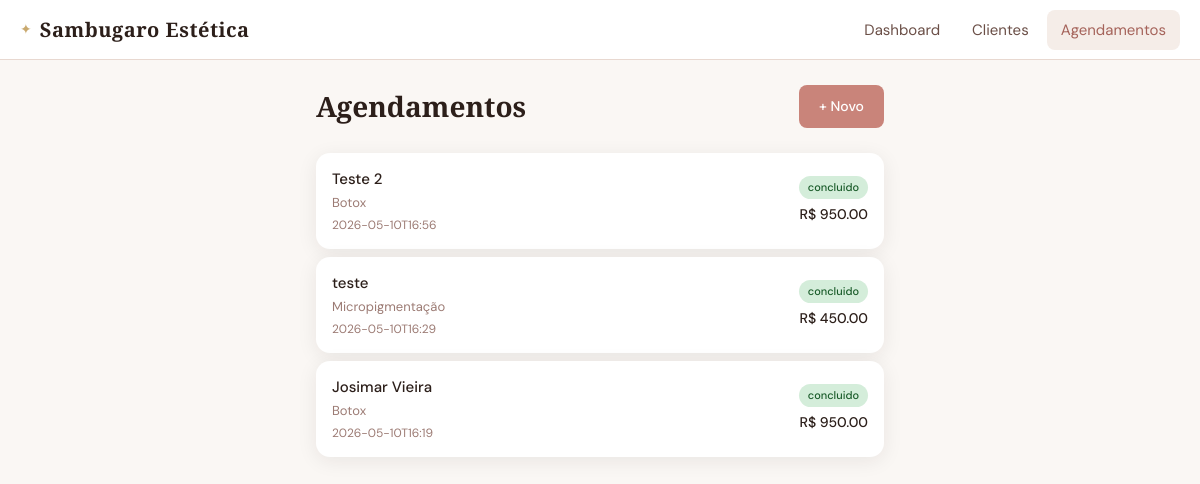
The page /agendamentos on the database its author committed.
### tables this page shows
CREATE TABLE agendamentos (
            id INTEGER PRIMARY KEY AUTOINCREMENT,
            cliente_id INTEGER NOT NULL,
            procedimento_id INTEGER NOT NULL,
            data_hora TEXT NOT NULL,
            status TEXT DEFAULT 'agendado',
            preco_original REAL,
            desconto_aplicado REAL DEFAULT 0.0,
            preco_final REAL,
            observacoes TEXT,
            FOREIGN KEY (cliente_id) REFERENCES clientes(id),
            FOREIGN KEY (procedimento_id) REFERENCES procedimentos(id)
        );

CREATE TABLE clientes (
            id INTEGER PRIMARY KEY AUTOINCREMENT,
            nome TEXT NOT NULL,
            telefone TEXT,
            email TEXT,
            data_nascimento TEXT,
            data_cadastro TEXT DEFAULT CURRENT_TIMESTAMP,
            total_visitas INTEGER DEFAULT 0,
            desconto_atual REAL DEFAULT 0.0
        );

CREATE TABLE procedimentos (
            id INTEGER PRIMARY KEY AUTOINCREMENT,
            nome TEXT NOT NULL,
            descricao TEXT,
            preco REAL NOT NULL,
            duracao_min INTEGER
        );

### app.py (the view)
@app.route("/agendamentos")
def agendamentos():
    conn = get_conn()
    lista = conn.execute("""
        SELECT a.*, cl.nome as cliente_nome, cl.desconto_atual,
               p.nome as proc_nome, p.preco as proc_preco
        FROM agendamentos a
        JOIN clientes cl ON a.cliente_id = cl.id
        JOIN procedimentos p ON a.procedimento_id = p.id
        ORDER BY a.data_hora DESC
    """).fetchall()
    conn.close()
    return render_template("agendamentos.html", agendamentos=lista)

### database.py (called while the page is built)
def get_conn():
    conn = sqlite3.connect(DB_PATH)
    conn.row_factory = sqlite3.Row
    return conn

### templates/agendamentos.html (shortened to what this page needs)
{% extends "base.html" %}
{% block content %}
<div class="page-header">
    <h1 class="page-title">Agendamentos</h1>
    <a href="/agendamentos/novo" class="btn btn-primary">+ Novo</a>
</div>
{% if agendamentos %}
<div class="card-list">
    {% for ag in agendamentos %}
    <div class="list-card list-card--agendamento">
        <div class="list-card-main">
            <span class="list-name">{{ ag.cliente_nome }}</span>
            <span class="list-proc">{{ ag.proc_nome }}</span>
            <span class="list-date">{{ ag.data_hora[:16] }}</span>
        </div>
        <div class="list-card-side">
            <span class="badge badge-{{ ag.status }}">{{ ag.status }}</span>
            {% if ag.preco_final %}
            <span class="list-price">
                R$ {{ "%.2f"|format(ag.preco_final) }}
            </span>
            {% endif %}
        </div>
    </div>
    {% endfor %}
</div>
{% else %}
<div class="empty-state">
    <p>Nenhum agendamento ainda.</p>
    <a href="/agendamentos/novo" class="btn btn-outline">Criar agendamento</a>
</div>
{% endif %}
{% endblock %}

### static/css/style.css (style rules this page uses)
:root { --rose: #c9847a; --rose-deep: #a5635a; --gold: #c9a96e; --cream: #faf7f4; --warm-100: #f5ede8; --warm-200: #e8d8d0; --warm-300: #d4bdb4; --text: #2c1f1a; --text-mid: #6b4f47; --text-soft: #9c7b74; --white: #ffffff; --radius: 14px; --radius-sm: 8px; --shadow: 0 4px 20px rgba(44,31,26,0.08); --shadow-lg: 0 8px 40px rgba(44,31,26,0.14); }
*, *::before, *::after { box-sizing: border-box; margin: 0; padding: 0; }
body { font-family: 'DM Sans', sans-serif; background: var(--cream); color: var(--text); min-height: 100vh; font-size: 15px; line-height: 1.6; }
.page-header { display: flex; align-items: center; justify-content: space-between; margin-bottom: 24px; gap: 12px; }
.page-title { font-family: 'Cormorant Garamond', serif; font-size: 28px; font-weight: 600; color: var(--text); flex: 1; }
.btn { display: inline-flex; align-items: center; gap: 6px; padding: 10px 20px; border-radius: var(--radius-sm); font-family: 'DM Sans', sans-serif; font-size: 14px; font-weight: 500; cursor: pointer; text-decoration: none; border: none; transition: all 0.2s; white-space: nowrap; }
.btn-primary { background: var(--rose); color: var(--white); }
.card-list { display: flex; flex-direction: column; gap: 8px; margin-bottom: 24px; }
.list-card { background: var(--white); border-radius: var(--radius); padding: 14px 16px; display: flex; align-items: center; gap: 12px; box-shadow: var(--shadow); transition: box-shadow 0.2s; }
.list-card-main { flex: 1; min-width: 0; display: flex; flex-direction: column; gap: 2px; }
.list-name { font-weight: 500; font-size: 15px; white-space: nowrap; overflow: hidden; text-overflow: ellipsis; }
.list-proc { font-size: 13px; color: var(--text-soft); }
.list-date { font-size: 12px; color: var(--text-soft); }
.list-card-side { display: flex; flex-direction: column; align-items: flex-end; gap: 4px; flex-shrink: 0; }
.list-price { font-size: 14px; font-weight: 500; color: var(--text); }
.badge { font-size: 11px; font-weight: 500; padding: 3px 9px; border-radius: 20px; white-space: nowrap; }
.badge-concluido { background: #d4edda; color: #1a5c2a; }

### rows shown on the page
agendamentos: cliente_nome "Teste 2", proc_nome "Botox", data_hora "2026-05-10T16:56", status "concluido", preco_final "950.00"
agendamentos: cliente_nome "teste", proc_nome "Micropigmentação", data_hora "2026-05-10T16:29", status "concluido", preco_final "450.00"
agendamentos: cliente_nome "Josimar Vieira", proc_nome "Botox", data_hora "2026-05-10T16:19", status "concluido", preco_final "950.00"
